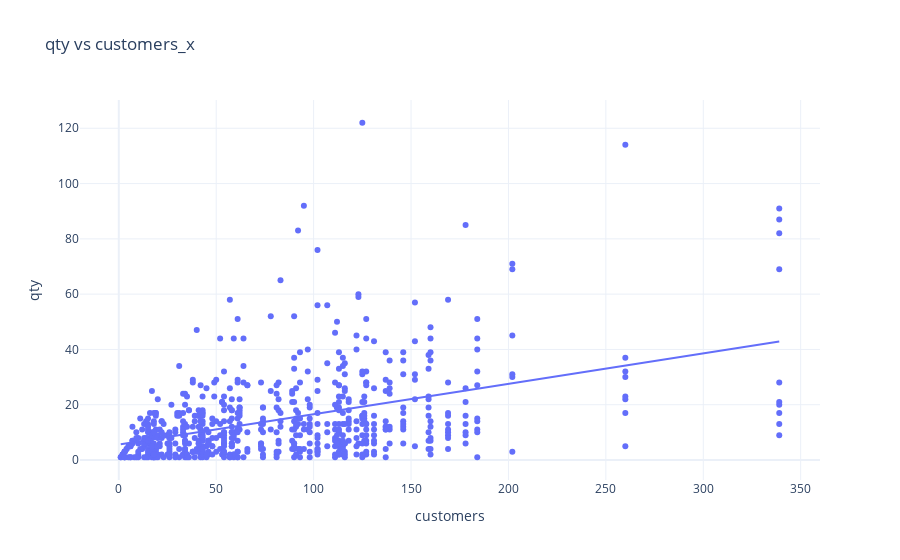

The notebook cell saved with this chart:
### Code cell
fig = px.scatter(df,
                 x='customers',
                 y='qty', trendline='ols',
                 title='qty vs customers_x')
fig.show()

### Figure 1 — Plotly figure (JSON) as saved in the notebook; plotly's stock layout.template omitted (floating-point values rounded to 4 significant figures; data arrays with more than 128 entries replaced by an {"elided": "..."} marker saying what was removed)
{"data": [{"hovertemplate": "customers=%{x}<br>qty=%{y}<extra></extra>", "legendgroup": "", "marker": {"color": "#636efa", "symbol": "circle"}, "mode": "markers", "name": "", "orientation": "v", "showlegend": false, "type": "scatter", "x": {"elided": "676 int values"}, "xaxis": "x", "y": {"elided": "676 int values"}, "yaxis": "y"}, {"hovertemplate": "<b>OLS trendline</b><br>qty = 0.109885 * customers + 5.59177<br>R<sup>2</sup>=0.194964<br><br>customers=%{x}<br>qty=%{y} <b>(trend)</b><extra></extra>", "legendgroup": "", "marker": {"color": "#636efa", "symbol": "circle"}, "mode": "lines", "name": "", "showlegend": false, "type": "scatter", "x": {"elided": "676 int values"}, "xaxis": "x", "y": {"elided": "676 float values"}, "yaxis": "y"}], "layout": {"legend": {"tracegroupgap": 0}, "title": {"text": "qty vs customers_x"}, "xaxis": {"anchor": "y", "domain": [0, 1], "title": {"text": "customers"}}, "yaxis": {"anchor": "x", "domain": [0, 1], "title": {"text": "qty"}}}}
